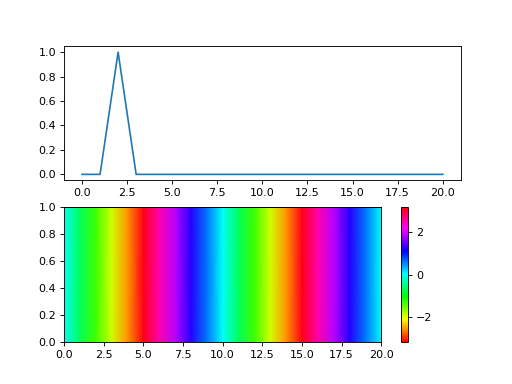

Recreate this plot in Python.
import numpy as np
import matplotlib.pyplot as plt

n = 20

# definition de a
a = np.zeros(n)
a[2] = 1

# visualisation de a
# on ajoute a droite la valeur de gauche pour la periodicite
plt.subplot(211)
plt.plot( np.append(a, a[0]) )

# calcul de k
k = np.arange(n)

# calcul de A
A = np.fft.fft(a)

# visualisation de A - Attention au changement de variable
# on ajoute a droite la valeur de gauche pour la periodicite
plt.subplot(212)
x = np.append(k, k[-1]+k[1]-k[0]) # calcul d'une valeur supplementaire
z = np.append(A, A[0])
X = np.array([x,x])

y0 = np.zeros(len(x))
y = np.abs(z)
Y = np.array([y0,y])

Z = np.array([z,z])
C = np.angle(Z)

plt.plot(x,y,'k')

plt.pcolormesh(X, Y, C, shading="gouraud", cmap=plt.cm.hsv, vmin=-np.pi, vmax=np.pi)
plt.colorbar()

plt.show()
